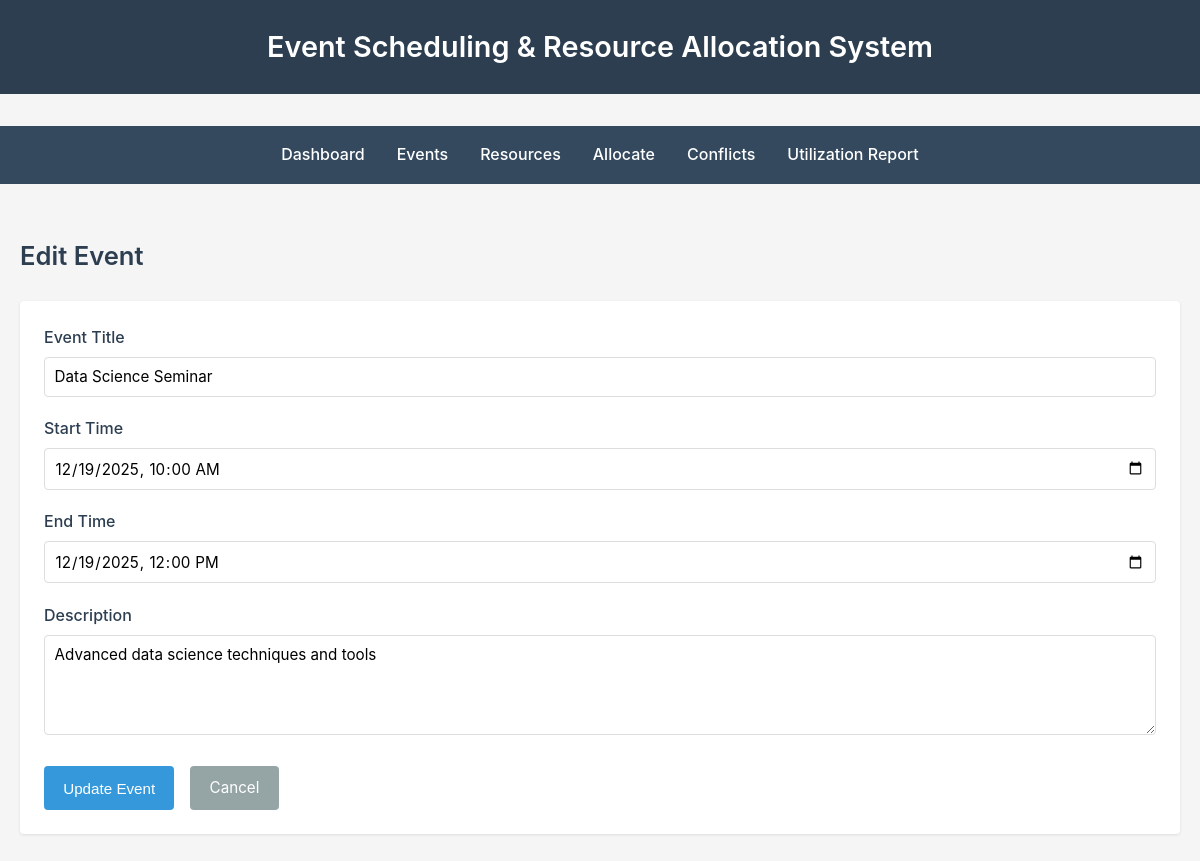
The app's page /events/edit/2 with its own data.
### event-scheduler/models.py (models this page shows, shortened)
class Event(db.Model):
    __tablename__ = 'events'
    event_id = db.Column(db.Integer, primary_key=True)
    title = db.Column(db.String(200), nullable=False)
    start_time = db.Column(db.DateTime, nullable=False)
    end_time = db.Column(db.DateTime, nullable=False)
    description = db.Column(db.Text)
    allocations = db.relationship('EventResourceAllocation', backref='event', cascade='all, delete-orphan', lazy=True)

### event-scheduler/app.py (the view, shortened to what this page needs)
@app.route('/events/edit/<int:event_id>', methods=['GET', 'POST'])
def edit_event(event_id):
    event = Event.query.get_or_404(event_id)
    return render_template('event_form.html', event=event)

### event-scheduler/templates/event_form.html (shortened to what this page needs)
{% extends 'base.html' %}
{% block content %}
<h2>{% if event %}Edit Event{% else %}Add New Event{% endif %}</h2>
<div class="card">
    <form method="POST">
        <div class="form-group">
            <label for="title">Event Title</label>
            <input type="text" id="title" name="title" value="{% if event %}{{ event.title }}{% endif %}" required>
        </div>
        <div class="form-group">
            <label for="start_time">Start Time</label>
            <input type="datetime-local" id="start_time" name="start_time"
                value="{% if event %}{{ event.start_time.strftime('%Y-%m-%dT%H:%M') }}{% endif %}" required>
        </div>
        <div class="form-group">
            <label for="end_time">End Time</label>
            <input type="datetime-local" id="end_time" name="end_time"
                value="{% if event %}{{ event.end_time.strftime('%Y-%m-%dT%H:%M') }}{% endif %}" required>
        </div>
        <div class="form-group">
            <label for="description">Description</label>
            <textarea id="description" name="description">{% if event %}{{ event.description }}{% endif %}</textarea>
        </div>
        <div class="form-actions">
            <button type="submit" class="btn">{% if event %}Update Event{% else %}Create Event{% endif %}</button>
            <a href="{{ url_for('events') }}" class="btn btn-secondary">Cancel</a>
        </div>
    </form>
</div>
{% endblock %}

### event-scheduler/static/style.css (style rules this page uses)
* { margin: 0; padding: 0; box-sizing: border-box; }
body { font-family: -apple-system, BlinkMacSystemFont, "Segoe UI", Roboto, "Helvetica Neue", Arial, sans-serif; background-color: #f5f5f5; color: #333; line-height: 1.6; }
.card { background: white; border-radius: 4px; padding: 1.5rem; margin-bottom: 1.5rem; box-shadow: 0 1px 3px rgba(0,0,0,0.1); }
.btn { display: inline-block; padding: 0.6rem 1.2rem; background-color: #3498db; color: white; text-decoration: none; border: none; border-radius: 4px; cursor: pointer; font-size: 0.95rem; transition: background-color 0.2s; }
.btn-secondary { background-color: #95a5a6; }
.form-group { margin-bottom: 1.2rem; }
.form-group label { display: block; margin-bottom: 0.4rem; font-weight: 500; color: #2c3e50; }
.form-group input, .form-group select, .form-group textarea { width: 100%; padding: 0.6rem; border: 1px solid #ddd; border-radius: 4px; font-size: 0.95rem; font-family: inherit; }
.form-group textarea { min-height: 100px; resize: vertical; }
.form-actions { display: flex; gap: 1rem; margin-top: 1.5rem; }
h2 { color: #2c3e50; margin-bottom: 1.5rem; font-size: 1.6rem; font-weight: 600; }

### records on screen
Event: title "Data Science Seminar", start_time "12/19/2025 10:00", end_time "12/19/2025 12:00", description "Advanced data science techniques and tools"
